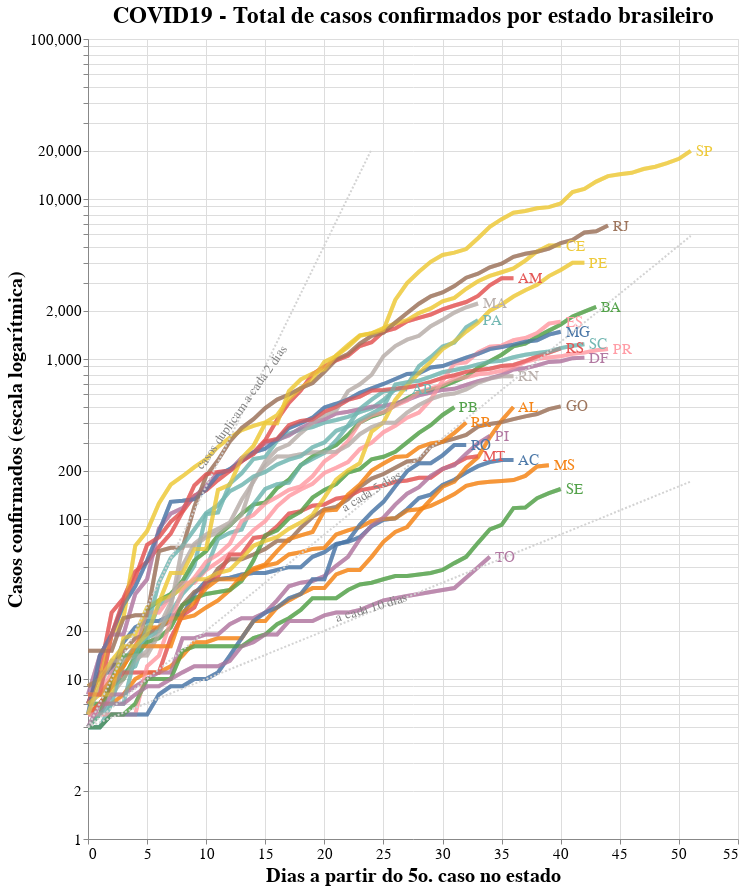

The notebook cell saved with this chart:
### Code cell
import altair as alt

# Selection tool
selection = alt.selection_single(fields=['state'])
# Color change when clicked
color = alt.condition(selection,
                    alt.Color('state:N'),
                    alt.value('lightgray'))


# Base altair plot 
base = alt.Chart(cases_long, title="COVID19 - Total de casos confirmados por estado brasileiro").mark_line(strokeWidth=4, opacity=0.7).encode(
    x=alt.X('Day'),
    y=alt.Y('confirmed', scale=alt.Scale(type='log')),
    color=alt.Color('state', legend=None),
).properties(
    width=650,
    height=800
)

# Chart
chart = base.encode(
  color=alt.condition(selection, 'state:N', alt.value('lightgray')),
  tooltip=['state:N', 'yearmonthdate(Date):N', 'confirmed:N']
).add_selection(
  selection
)

# Overlay
overlay = base.encode(
  color='state',
  opacity=alt.value(0.5),
).transform_filter(
  selection
)

# Text labels
text = base.mark_text(
    align='left',
    dx=5,
    size=15
).encode(
    x=alt.X('Day', aggregate='max',  axis=alt.Axis(title='Dias a partir do 5o. caso no estado')),
    y=alt.Y('confirmed', aggregate={'argmax': 'Day'}, axis=alt.Axis(title='Casos confirmados (escala logarítmica)')),
    text='state'
).transform_filter(
    selection
)

# Add doubling line

## Death doubles every 2 days
j = 0
for i in range(0,cases_long.Day.max()):
    if 5*pow(2,(i/2)) < cases_long.confirmed.max():
      j = i+2

source2 = alt.sequence(start=0, stop=j, step=1, as_='x')

double2 = alt.Chart(source2).mark_line(strokeDash=[2,2]).transform_calculate(
    double2='5*pow(2,(datum.x/2))'
).transform_fold(
    ['double2']
).encode(
    x='x:Q',
    y='value:Q',
    color=alt.value('lightgray')
)

text2 = alt.Chart({'values':[{'x': 13, 'y': 500}]}).mark_text(
    text='casos duplicam a cada 2 dias', angle=305,
    size=13,
    color = 'gray'
).encode(
    x='x:Q', y='y:Q'
)

## Cases doubles every 5 days
j = 0
for i in range(0,cases_long.Day.max()):
    if 5*pow(2,(i/5)) < cases_long.confirmed.max():
      j = i+2

source5 = alt.sequence(start=0, stop=j, step=1, as_='x')

double5 = alt.Chart(source5).mark_line(strokeDash=[2,2]).transform_calculate(
    double5='5*pow(2,(datum.x/5))'
).transform_fold(
    ['double5']
).encode(
    x='x:Q',
    y='value:Q',
    color=alt.value('lightgray')
)

text5 = alt.Chart({'values':[{'x': 24, 'y': 150}]}).mark_text(
    text='a cada 5 dias', angle=329,
    size=13,
    color = 'gray'
).encode(
    x='x:Q', y='y:Q'
)

## Cases doubles every 10 days
j = 0
for i in range(0,cases_long.Day.max()):
    if 5*pow(2,(i/10)) < cases_long.confirmed.max():
      j = i+2

source10 = alt.sequence(start=0, stop=j, step=1, as_='x')

double10 = alt.Chart(source10).mark_line(strokeDash=[2,2]).transform_calculate(
    double10='5*pow(2,(datum.x/10))'
).transform_fold(
    ['double10']
).encode(
    x='x:Q',
    y='value:Q',
    color=alt.value('lightgray')
)

text10 = alt.Chart({'values':[{'x': 24, 'y': 28}]}).mark_text(
    text='a cada 10 dias', angle=343,
    size=13,
    color = 'gray'
).encode(
    x='x:Q', y='y:Q'
)

# Sum it all up
alt.layer(chart, overlay, text, double2, double5, double10, text2, text5, text10).configure_axis(
    labelFontSize=15,
    titleFontSize=20
).configure_title(
    fontSize=23
)


# Sum em up!
#chart + overlay + text

### Figure 1 — Vega-Lite specification as saved in the notebook (floating-point values rounded to 4 significant figures; data arrays with more than 128 entries replaced by an {"elided": "..."} marker saying what was removed)
{"config": {"view": {"continuousWidth": 400, "continuousHeight": 300}, "axis": {"labelFontSize": 15, "titleFontSize": 20}, "title": {"fontSize": 23}}, "layer": [{"data": {"name": "data-9865fe2694ca615703b1e18116a90f51"}, "mark": {"type": "line", "opacity": 0.7, "strokeWidth": 4}, "encoding": {"color": {"condition": {"type": "nominal", "field": "state", "selection": "selector001"}, "value": "lightgray"}, "tooltip": [{"type": "nominal", "field": "state"}, {"type": "nominal", "field": "Date", "timeUnit": "yearmonthdate"}, {"type": "nominal", "field": "confirmed"}], "x": {"type": "quantitative", "field": "Day"}, "y": {"type": "quantitative", "field": "confirmed", "scale": {"type": "log"}}}, "height": 800, "selection": {"selector001": {"type": "single", "fields": ["state"]}}, "title": "COVID19 - Total de casos confirmados por estado brasileiro", "width": 650}, {"data": {"name": "data-9865fe2694ca615703b1e18116a90f51"}, "mark": {"type": "line", "opacity": 0.7, "strokeWidth": 4}, "encoding": {"color": {"type": "nominal", "field": "state"}, "opacity": {"value": 0.5}, "x": {"type": "quantitative", "field": "Day"}, "y": {"type": "quantitative", "field": "confirmed", "scale": {"type": "log"}}}, "height": 800, "title": "COVID19 - Total de casos confirmados por estado brasileiro", "transform": [{"filter": {"selection": "selector001"}}], "width": 650}, {"data": {"name": "data-9865fe2694ca615703b1e18116a90f51"}, "mark": {"type": "text", "align": "left", "dx": 5, "size": 15}, "encoding": {"color": {"type": "nominal", "field": "state", "legend": null}, "text": {"type": "nominal", "field": "state"}, "x": {"type": "quantitative", "aggregate": "max", "axis": {"title": "Dias a partir do 5o. caso no estado"}, "field": "Day"}, "y": {"type": "quantitative", "aggregate": {"argmax": "Day"}, "axis": {"title": "Casos confirmados (escala logarítmica)"}, "field": "confirmed"}}, "height": 800, "title": "COVID19 - Total de casos confirmados por estado brasileiro", "transform": [{"filter": {"selection": "selector001"}}], "width": 650}, {"data": {"sequence": {"start": 0, "stop": 25, "step": 1, "as": "x"}}, "mark": {"type": "line", "strokeDash": [2, 2]}, "encoding": {"color": {"value": "lightgray"}, "x": {"type": "quantitative", "field": "x"}, "y": {"type": "quantitative", "field": "value"}}, "transform": [{"calculate": "5*pow(2,(datum.x/2))", "as": "double2"}, {"fold": ["double2"]}]}, {"data": {"sequence": {"start": 0, "stop": 52, "step": 1, "as": "x"}}, "mark": {"type": "line", "strokeDash": [2, 2]}, "encoding": {"color": {"value": "lightgray"}, "x": {"type": "quantitative", "field": "x"}, "y": {"type": "quantitative", "field": "value"}}, "transform": [{"calculate": "5*pow(2,(datum.x/5))", "as": "double5"}, {"fold": ["double5"]}]}, {"data": {"sequence": {"start": 0, "stop": 52, "step": 1, "as": "x"}}, "mark": {"type": "line", "strokeDash": [2, 2]}, "encoding": {"color": {"value": "lightgray"}, "x": {"type": "quantitative", "field": "x"}, "y": {"type": "quantitative", "field": "value"}}, "transform": [{"calculate": "5*pow(2,(datum.x/10))", "as": "double10"}, {"fold": ["double10"]}]}, {"data": {"name": "data-bf3a284e2fbb064d7dde36f27f5d5a49"}, "mark": {"type": "text", "angle": 305, "color": "gray", "size": 13, "text": "casos duplicam a cada 2 dias"}, "encoding": {"x": {"type": "quantitative", "field": "x"}, "y": {"type": "quantitative", "field": "y"}}}, {"data": {"name": "data-a5e84210b4d4cca84e8909f0953192d0"}, "mark": {"type": "text", "angle": 329, "color": "gray", "size": 13, "text": "a cada 5 dias"}, "encoding": {"x": {"type": "quantitative", "field": "x"}, "y": {"type": "quantitative", "field": "y"}}}, {"data": {"name": "data-dbb29c180f31612da348591fe6fbeab2"}, "mark": {"type": "text", "angle": 343, "color": "gray", "size": 13, "text": "a cada 10 dias"}, "encoding": {"x": {"type": "quantitative", "field": "x"}, "y": {"type": "quantitative", "field": "y"}}}], "$schema": "https://vega.github.io/schema/vega-lite/v4.8.1.json", "datasets": {"data-9865fe2694ca615703b1e18116a90f51": {"elided": "1047 records"}, "data-bf3a284e2fbb064d7dde36f27f5d5a49": [{"x": 13, "y": 500}], "data-a5e84210b4d4cca84e8909f0953192d0": [{"x": 24, "y": 150}], "data-dbb29c180f31612da348591fe6fbeab2": [{"x": 24, "y": 28}]}}
